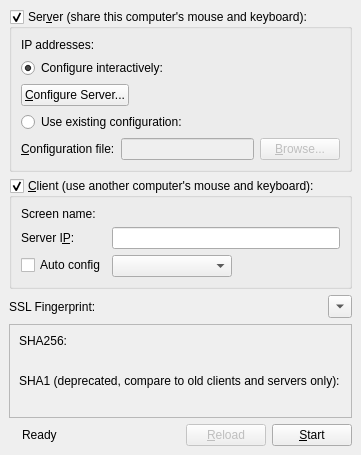
<?xml version="1.0" encoding="UTF-8"?>
<ui version="4.0">
 <class>MainWindow</class>
 <widget class="QMainWindow" name="MainWindow">
  <property name="sizePolicy">
   <sizepolicy hsizetype="Fixed" vsizetype="Fixed">
    <horstretch>0</horstretch>
    <verstretch>0</verstretch>
   </sizepolicy>
  </property>
  <property name="windowTitle">
   <string>Inputgate</string>
  </property>
  <widget class="QWidget" name="centralwidget">
   <layout class="QVBoxLayout" name="verticalLayout_2">
    <property name="sizeConstraint">
     <enum>QLayout::SetFixedSize</enum>
    </property>
    <item>
     <widget class="QGroupBox" name="m_pGroupServer">
      <property name="sizePolicy">
       <sizepolicy hsizetype="Preferred" vsizetype="Preferred">
        <horstretch>0</horstretch>
        <verstretch>0</verstretch>
       </sizepolicy>
      </property>
      <property name="title">
       <string>Ser&amp;ver (share this computer's mouse and keyboard):</string>
      </property>
      <property name="checkable">
       <bool>true</bool>
      </property>
      <property name="checked">
       <bool>true</bool>
      </property>
      <layout class="QVBoxLayout">
       <item>
        <layout class="QFormLayout" name="formLayout">
         <property name="fieldGrowthPolicy">
          <enum>QFormLayout::AllNonFixedFieldsGrow</enum>
         </property>
         <item row="0" column="0">
          <widget class="QLabel" name="label_2">
           <property name="text">
            <string>IP addresses:</string>
           </property>
          </widget>
         </item>
         <item row="0" column="1">
          <widget class="QLabel" name="m_pLabelIpAddresses">
           <property name="text">
            <string notr="true"/>
           </property>
          </widget>
         </item>
        </layout>
       </item>
       <item>
        <widget class="QRadioButton" name="m_pRadioInternalConfig">
         <property name="text">
          <string>Configure interactively:</string>
         </property>
         <property name="checked">
          <bool>true</bool>
         </property>
        </widget>
       </item>
       <item>
        <layout class="QHBoxLayout" name="horizontalLayout_4">
         <item>
          <widget class="QPushButton" name="m_pButtonConfigureServer">
           <property name="text">
            <string>&amp;Configure Server...</string>
           </property>
          </widget>
         </item>
         <item>
          <spacer>
           <property name="orientation">
            <enum>Qt::Horizontal</enum>
           </property>
           <property name="sizeHint" stdset="0">
            <size>
             <width>40</width>
             <height>20</height>
            </size>
           </property>
          </spacer>
         </item>
        </layout>
       </item>
       <item>
        <widget class="QRadioButton" name="m_pRadioExternalConfig">
         <property name="text">
          <string>Use existing configuration:</string>
         </property>
        </widget>
       </item>
       <item>
        <layout class="QHBoxLayout">
         <item>
          <widget class="QLabel" name="m_pLabelConfigurationFile">
           <property name="text">
            <string>&amp;Configuration file:</string>
           </property>
           <property name="buddy">
            <cstring>m_pLineEditConfigFile</cstring>
           </property>
          </widget>
         </item>
         <item>
          <widget class="QLineEdit" name="m_pLineEditConfigFile">
           <property name="enabled">
            <bool>false</bool>
           </property>
          </widget>
         </item>
         <item>
          <widget class="QPushButton" name="m_pButtonBrowseConfigFile">
           <property name="enabled">
            <bool>false</bool>
           </property>
           <property name="text">
            <string>&amp;Browse...</string>
           </property>
          </widget>
         </item>
        </layout>
       </item>
      </layout>
     </widget>
    </item>
    <item>
     <widget class="QGroupBox" name="m_pGroupClient">
      <property name="sizePolicy">
       <sizepolicy hsizetype="Preferred" vsizetype="Preferred">
        <horstretch>0</horstretch>
        <verstretch>0</verstretch>
       </sizepolicy>
      </property>
      <property name="title">
       <string>&amp;Client (use another computer's mouse and keyboard):</string>
      </property>
      <property name="checkable">
       <bool>true</bool>
      </property>
      <property name="checked">
       <bool>true</bool>
      </property>
      <layout class="QFormLayout" name="formLayout_3">
       <property name="fieldGrowthPolicy">
        <enum>QFormLayout::AllNonFixedFieldsGrow</enum>
       </property>
       <item row="0" column="0">
        <widget class="QLabel" name="label_5">
         <property name="text">
          <string>Screen name:</string>
         </property>
        </widget>
       </item>
       <item row="0" column="1">
        <widget class="QLabel" name="m_pLabelScreenName">
         <property name="text">
          <string notr="true"/>
         </property>
        </widget>
       </item>
       <item row="2" column="0">
        <widget class="QLabel" name="m_pLabelServerName">
         <property name="text">
          <string>Server I&amp;P:</string>
         </property>
         <property name="buddy">
          <cstring>m_pLineEditHostname</cstring>
         </property>
        </widget>
       </item>
       <item row="2" column="1">
        <widget class="QLineEdit" name="m_pLineEditHostname"/>
       </item>
       <item row="3" column="0">
        <widget class="QCheckBox" name="m_pCheckBoxAutoConfig">
         <property name="text">
          <string>Auto config</string>
         </property>
        </widget>
       </item>
       <item row="3" column="1">
        <widget class="QComboBox" name="m_pComboServerList">
         <property name="sizePolicy">
          <sizepolicy hsizetype="Maximum" vsizetype="Preferred">
           <horstretch>0</horstretch>
           <verstretch>0</verstretch>
          </sizepolicy>
         </property>
         <property name="minimumSize">
          <size>
           <width>120</width>
           <height>0</height>
          </size>
         </property>
        </widget>
       </item>
      </layout>
     </widget>
    </item>
    <item>
     <layout class="QHBoxLayout" name="horizontalLayout_3">
      <item>
       <widget class="QLabel" name="m_pLabelFingerprint">
        <property name="sizePolicy">
         <sizepolicy hsizetype="Maximum" vsizetype="Preferred">
          <horstretch>0</horstretch>
          <verstretch>0</verstretch>
         </sizepolicy>
        </property>
        <property name="text">
         <string>SSL Fingerprint:</string>
        </property>
       </widget>
      </item>
      <item>
       <widget class="QLabel" name="m_pLabelLocalFingerprint">
        <property name="text">
         <string/>
        </property>
        <property name="textFormat">
         <enum>Qt::PlainText</enum>
        </property>
       </widget>
      </item>
      <item>
       <widget class="QToolButton" name="toolbutton_show_fingerprint">
        <property name="text">
         <string>...</string>
        </property>
        <property name="arrowType">
         <enum>Qt::DownArrow</enum>
        </property>
       </widget>
      </item>
     </layout>
    </item>
    <item>
     <widget class="QFrame" name="frame_fingerprint_details">
      <property name="frameShape">
       <enum>QFrame::StyledPanel</enum>
      </property>
      <property name="frameShadow">
       <enum>QFrame::Raised</enum>
      </property>
      <layout class="QGridLayout" name="gridLayout">
       <property name="sizeConstraint">
        <enum>QLayout::SetMinimumSize</enum>
       </property>
       <item row="1" column="1">
        <widget class="QLabel" name="label_sha256_randomart">
         <property name="font">
          <font>
           <family>Courier</family>
          </font>
         </property>
         <property name="text">
          <string/>
         </property>
         <property name="textInteractionFlags">
          <set>Qt::LinksAccessibleByMouse|Qt::TextSelectableByMouse</set>
         </property>
        </widget>
       </item>
       <item row="2" column="0" colspan="2">
        <widget class="QLabel" name="label_sha1">
         <property name="text">
          <string>SHA1 (deprecated, compare to old clients and servers only):</string>
         </property>
        </widget>
       </item>
       <item row="3" column="0" colspan="2">
        <widget class="QLabel" name="label_sha1_fingerprint_full">
         <property name="text">
          <string/>
         </property>
         <property name="textInteractionFlags">
          <set>Qt::LinksAccessibleByMouse|Qt::TextSelectableByMouse</set>
         </property>
        </widget>
       </item>
       <item row="0" column="0" colspan="2">
        <widget class="QLabel" name="label_sha256">
         <property name="text">
          <string>SHA256:</string>
         </property>
        </widget>
       </item>
       <item row="1" column="0">
        <widget class="QLabel" name="label_sha256_fingerprint_full">
         <property name="text">
          <string/>
         </property>
         <property name="textInteractionFlags">
          <set>Qt::LinksAccessibleByMouse|Qt::TextSelectableByMouse</set>
         </property>
        </widget>
       </item>
      </layout>
     </widget>
    </item>
    <item>
     <layout class="QHBoxLayout" name="horizontalLayout">
      <property name="sizeConstraint">
       <enum>QLayout::SetDefaultConstraint</enum>
      </property>
      <item>
       <widget class="QLabel" name="m_pLabelPadlock">
        <property name="enabled">
         <bool>true</bool>
        </property>
        <property name="text">
         <string/>
        </property>
       </widget>
      </item>
      <item>
       <widget class="QLabel" name="m_pStatusLabel">
        <property name="text">
         <string>Ready</string>
        </property>
       </widget>
      </item>
      <item>
       <spacer name="spacer">
        <property name="orientation">
         <enum>Qt::Horizontal</enum>
        </property>
        <property name="sizeHint" stdset="0">
         <size>
          <width>40</width>
          <height>20</height>
         </size>
        </property>
       </spacer>
      </item>
      <item>
       <widget class="QPushButton" name="m_pButtonReload">
        <property name="enabled">
         <bool>false</bool>
        </property>
        <property name="text">
         <string>&amp;Reload</string>
        </property>
       </widget>
      </item>
      <item>
       <widget class="QPushButton" name="m_pButtonToggleStart">
        <property name="text">
         <string>&amp;Start</string>
        </property>
       </widget>
      </item>
     </layout>
    </item>
   </layout>
  </widget>
  <action name="m_pActionAbout">
   <property name="text">
    <string>&amp;About Inputgate...</string>
   </property>
   <property name="shortcut">
    <string notr="true"/>
   </property>
   <property name="menuRole">
    <enum>QAction::AboutRole</enum>
   </property>
  </action>
  <action name="m_pActionQuit">
   <property name="text">
    <string>&amp;Quit</string>
   </property>
   <property name="statusTip">
    <string>Quit</string>
   </property>
   <property name="shortcut">
    <string notr="true">Ctrl+Q</string>
   </property>
   <property name="menuRole">
    <enum>QAction::QuitRole</enum>
   </property>
  </action>
  <action name="m_pActionStartCmdApp">
   <property name="text">
    <string>&amp;Start</string>
   </property>
   <property name="statusTip">
    <string>Run</string>
   </property>
   <property name="shortcut">
    <string notr="true">Ctrl+S</string>
   </property>
  </action>
  <action name="m_pActionStopCmdApp">
   <property name="enabled">
    <bool>false</bool>
   </property>
   <property name="text">
    <string>S&amp;top</string>
   </property>
   <property name="statusTip">
    <string>Stop</string>
   </property>
   <property name="shortcut">
    <string notr="true">Ctrl+T</string>
   </property>
  </action>
  <action name="m_pActionMinimize">
   <property name="text">
    <string>&amp;Hide</string>
   </property>
   <property name="toolTip">
    <string>Hide</string>
   </property>
   <property name="shortcut">
    <string notr="true">F5</string>
   </property>
  </action>
  <action name="m_pActionRestore">
   <property name="text">
    <string>&amp;Show</string>
   </property>
   <property name="toolTip">
    <string>Show</string>
   </property>
   <property name="shortcut">
    <string notr="true"/>
   </property>
  </action>
  <action name="m_pActionSave">
   <property name="text">
    <string>S&amp;ave configuration</string>
   </property>
   <property name="statusTip">
    <string>Save the interactively generated server configuration to a file.</string>
   </property>
   <property name="shortcut">
    <string notr="true">Ctrl+Alt+S</string>
   </property>
  </action>
  <action name="m_pActionSettings">
   <property name="text">
    <string>Change &amp;Settings</string>
   </property>
   <property name="statusTip">
    <string>Edit settings</string>
   </property>
   <property name="shortcut">
    <string notr="true">F4</string>
   </property>
   <property name="menuRole">
    <enum>QAction::PreferencesRole</enum>
   </property>
  </action>
  <action name="m_pActionShowLog">
   <property name="text">
    <string>Show &amp;Log</string>
   </property>
   <property name="toolTip">
    <string>Show Log</string>
   </property>
   <property name="shortcut">
    <string notr="true">F2</string>
   </property>
  </action>
  <action name="m_pActionReload">
   <property name="text">
    <string>&amp;Reload</string>
   </property>
   <property name="toolTip">
    <string>Reload app</string>
   </property>
   <property name="shortcut">
    <string notr="true"/>
   </property>
  </action>
 </widget>
 <resources>
  <include location="../res/InputLeap.qrc"/>
 </resources>
 <connections>
  <connection>
   <sender>m_pRadioExternalConfig</sender>
   <signal>toggled(bool)</signal>
   <receiver>m_pLineEditConfigFile</receiver>
   <slot>setEnabled(bool)</slot>
   <hints>
    <hint type="sourcelabel">
     <x>156</x>
     <y>179</y>
    </hint>
    <hint type="destinationlabel">
     <x>169</x>
     <y>209</y>
    </hint>
   </hints>
  </connection>
  <connection>
   <sender>m_pRadioExternalConfig</sender>
   <signal>toggled(bool)</signal>
   <receiver>m_pButtonBrowseConfigFile</receiver>
   <slot>setEnabled(bool)</slot>
   <hints>
    <hint type="sourcelabel">
     <x>353</x>
     <y>182</y>
    </hint>
    <hint type="destinationlabel">
     <x>356</x>
     <y>211</y>
    </hint>
   </hints>
  </connection>
  <connection>
   <sender>m_pRadioInternalConfig</sender>
   <signal>toggled(bool)</signal>
   <receiver>m_pButtonConfigureServer</receiver>
   <slot>setEnabled(bool)</slot>
   <hints>
    <hint type="sourcelabel">
     <x>204</x>
     <y>244</y>
    </hint>
    <hint type="destinationlabel">
     <x>212</x>
     <y>274</y>
    </hint>
   </hints>
  </connection>
  <connection>
   <sender>m_pButtonToggleStart</sender>
   <signal>clicked()</signal>
   <receiver>m_pActionStartCmdApp</receiver>
   <slot>trigger()</slot>
   <hints>
    <hint type="sourcelabel">
     <x>361</x>
     <y>404</y>
    </hint>
    <hint type="destinationlabel">
     <x>-1</x>
     <y>-1</y>
    </hint>
   </hints>
  </connection>
 </connections>
</ui>
